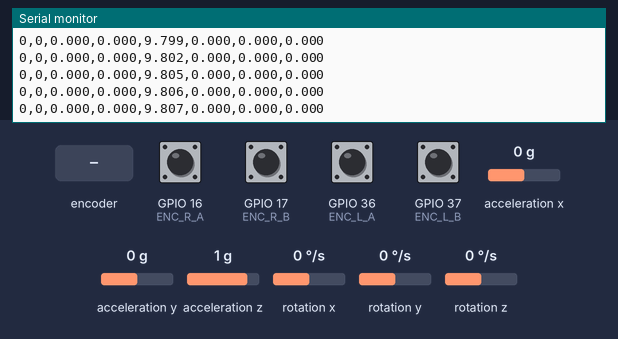
Simulated run of this sketch. Board: ESP32-S3. Shown: the last lines printed to the serial monitor. Wiring (inferred from the names in the program): MPU-6050 motion sensor at I2C address 0x68. Inputs (shaded band) come from the test bench; at power-on: GPIO 16 (ENC_R_A), GPIO 17 (ENC_R_B), GPIO 36 (ENC_L_A), GPIO 37 (ENC_L_B) HIGH, acceleration x 0 g, acceleration y 0 g, acceleration z 1 g, rotation x 0 °/s, rotation y 0 °/s, rotation z 0 °/s.

Above: at 1.2 s.
1.3 s: acceleration x set to -1.4 g
At 1.32 s:
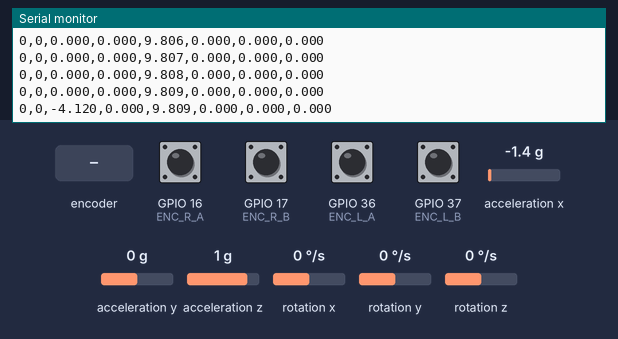
2.8 s: rotary encoder on GPIO 16 (ENC_R_A) / GPIO 37 (ENC_L_B) turned 1 step (first pin leading)
At 2.82 s:
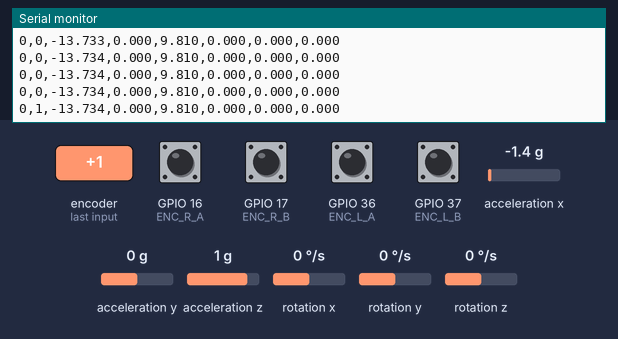
4.5 s: GPIO 17 (ENC_R_B) pulled LOW for 0.15 s
At 4.52 s:
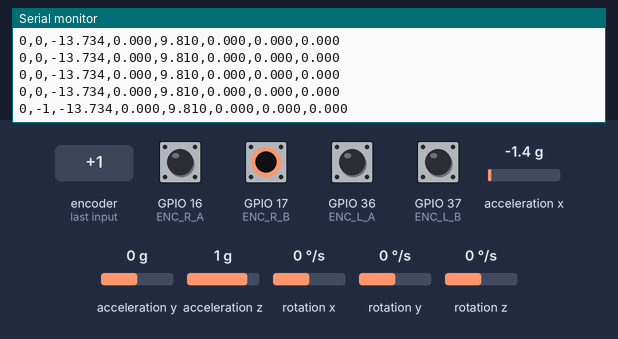
6.1 s: GPIO 36 (ENC_L_A) pulled LOW for 0.15 s
At 6.12 s:
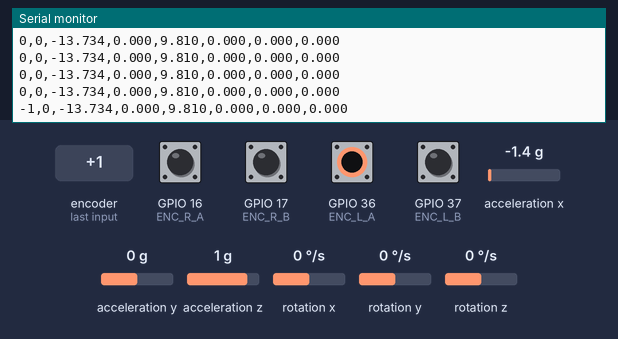
7.7 s: acceleration y set to -1.4 g
At 7.72 s:
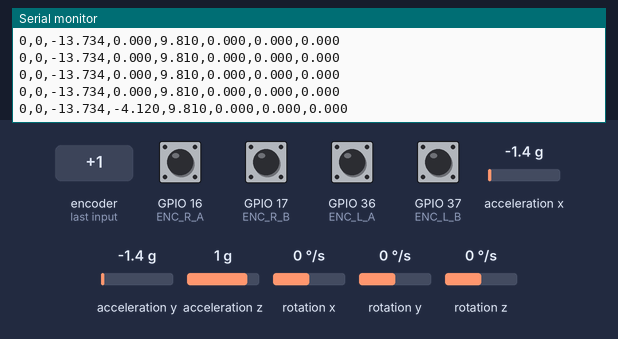
9.2 s: GPIO 17 (ENC_R_B) pulled LOW for 1 s
At 9.22 s:
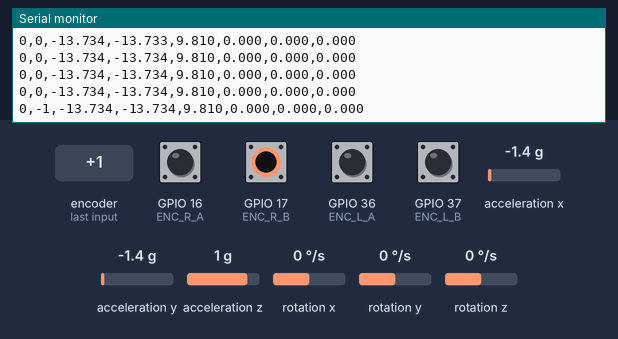
Timing chart, 0 to 12.2 s (numbered marks = the images above; inputs shaded):
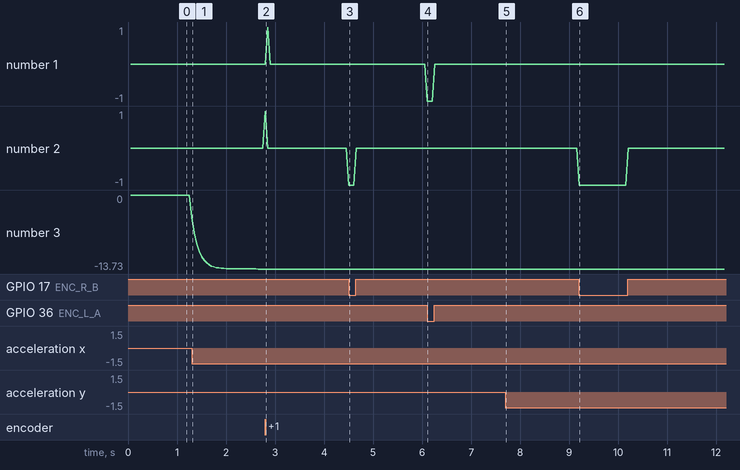

The sketch:

esp32_s3_robot_controller.ino
```cpp
// ==========================================================================
//  ESP32-S3  |  Hoverboard ESC (UART)  |  Quadrature Encoders  |  MPU6050
//  Combines: hoverboard UART protocol, full quadrature encoders,
//            speed ramp, MPU6050 IMU with low-pass filter,
//            500 ms safety timeout, 20 Hz ROS serial publish
// ==========================================================================

#include <Wire.h>
#include <HardwareSerial.h>

// ===================== HOVERBOARD UART =====================================
// UART1 on ESP32-S3
HardwareSerial HoverSerial(1);

#define HOVER_RX        20      // ESP32-S3 RX  ← Hoverboard TX
#define HOVER_TX        19      // ESP32-S3 TX  → Hoverboard RX
#define HOVER_BAUD      115200
#define SERIAL_BAUD     115200  // USB ↔ PC / ROS

#define START_FRAME     0xABCD
#define MAX_PWR         1000    // hoverboard power units  (-1000 … +1000)

// ===================== ENCODERS ============================================
// Left encoder  (quadrature – both channels)
#define ENC_L_A   36
#define ENC_L_B   37

// Right encoder (quadrature – both channels)
#define ENC_R_A   16
#define ENC_R_B   17

volatile long leftPos  = 0;
volatile long rightPos = 0;

// Ticks per full wheel revolution (gear-ratio-corrected, per wheel)
const long  TICKS_PER_REV_L = 875;
const long  TICKS_PER_REV_R = 798;

// Physical dimensions (metres)
const float WHEEL_RADIUS = 0.1f;   // 20 cm diameter → 1cm radius
const float WHEEL_BASE   = 0.60f;    // 60 cm between wheels

// ===================== MPU6050 =============================================
#define MPU6050_ADDR  0x68
#define ACCEL_XOUT_H  0x3B

// Low-pass filter coefficient (0 = ignore new sample, 1 = no filter)
float alpha = 0.3f;
float fax, fay, faz, fgx, fgy, fgz;   // filtered IMU values

// ===================== HOVERBOARD PROTOCOL STRUCTS ========================
struct __attribute__((packed)) SerialCommand {
  uint16_t start;
  int16_t  steer;
  int16_t  speed;
  uint16_t checksum;
};
SerialCommand Command;

struct __attribute__((packed)) SerialFeedback {
  uint16_t start;
  int16_t  cmd1;
  int16_t  cmd2;
  int16_t  speedR_meas;
  int16_t  speedL_meas;
  int16_t  batVoltage;
  int16_t  boardTemp;
  uint16_t cmdLed;
  uint16_t checksum;
};
SerialFeedback Feedback;
SerialFeedback NewFeedback;

// Hoverboard RX state machine
uint8_t  rxIdx        = 0;
uint16_t bufStartFrame = 0;
uint8_t *rxPtr;
uint8_t  inByte = 0, prevByte = 0;

// ===================== SPEED RAMP ==========================================
int16_t tgtL = 0, tgtR = 0;   // target power  (-MAX_PWR … +MAX_PWR)
int16_t curL = 0, curR = 0;   // current ramped power

const int16_t RAMP_STEP = 20; // max change per 20 ms tick

// ===================== TIMING ==============================================
const unsigned long SEND_INTERVAL_MS  = 20;   // 50 Hz  → hoverboard
const unsigned long PUBLISH_INTERVAL  = 50;   // 20 Hz  → ROS serial
const unsigned long CMD_TIMEOUT       = 500;  // ms before safety stop

unsigned long lastSendMs  = 0;
unsigned long lastPubMs   = 0;
unsigned long lastCmdMs   = 0;

// ==========================================================================
//  HELPERS
// ==========================================================================

static inline int16_t clampPwr(int32_t v) {
  if (v >  MAX_PWR) v =  MAX_PWR;
  if (v < -MAX_PWR) v = -MAX_PWR;
  return (int16_t)v;
}

// Send raw steer/speed to hoverboard over UART
void SendRaw(int16_t uSteer, int16_t uSpeed) {
  Command.start    = START_FRAME;
  Command.steer    = uSteer;
  Command.speed    = uSpeed;
  Command.checksum = Command.start ^ Command.steer ^ Command.speed;
  HoverSerial.write((uint8_t*)&Command, sizeof(Command));
}

// Convert independent Left/Right wheel power → hoverboard speed+steer
//   speed = (L + R) / 2
//   steer = (R - L) / 2
void SendLR(int16_t pwrL, int16_t pwrR) {
  int32_t speed = ((int32_t)pwrL + (int32_t)pwrR) / 2;
  int32_t steer = ((int32_t)pwrR - (int32_t)pwrL) / 2;
  SendRaw(clampPwr(steer), clampPwr(speed));
}

// ==========================================================================
//  SERIAL COMMAND PARSER  (from ROS / PC)
//  Protocol: "L,R\n"   values in range -250 … +250
//  Values are scaled from ±250 → ±MAX_PWR internally.
// ==========================================================================
void readSerial() {
  if (!Serial.available()) return;

  String cmd = Serial.readStringUntil('\n');
  cmd.trim();
  int comma = cmd.indexOf(',');
  if (comma < 0) return;

  int16_t cmdL = (int16_t)cmd.substring(0, comma).toInt();
  int16_t cmdR = (int16_t)cmd.substring(comma + 1).toInt();

  cmdL = constrain(cmdL, -250, 250);
  cmdR = constrain(cmdR, -250, 250);

  // Scale ±250 → ±MAX_PWR
  tgtL = clampPwr((long)cmdL * MAX_PWR / 250);
  tgtR = clampPwr((long)cmdR * MAX_PWR / 250);

  lastCmdMs = millis();
}

// ==========================================================================
//  HOVERBOARD FEEDBACK RECEIVER  (optional – enable in loop if needed)
// ==========================================================================
void Receive() {
  while (HoverSerial.available()) {
    inByte = HoverSerial.read();
    bufStartFrame = (uint16_t(inByte) << 8) | prevByte;

    if (bufStartFrame == START_FRAME) {
      rxPtr  = (uint8_t*)&NewFeedback;
      *rxPtr++ = prevByte;
      *rxPtr++ = inByte;
      rxIdx  = 2;
    } else if (rxIdx >= 2 && rxIdx < sizeof(SerialFeedback)) {
      *rxPtr++ = inByte;
      rxIdx++;
    }

    if (rxIdx == sizeof(SerialFeedback)) {
      uint16_t cs =
        NewFeedback.start    ^ NewFeedback.cmd1      ^ NewFeedback.cmd2   ^
        NewFeedback.speedR_meas ^ NewFeedback.speedL_meas ^
        NewFeedback.batVoltage  ^ NewFeedback.boardTemp   ^ NewFeedback.cmdLed;

      if (NewFeedback.start == START_FRAME && cs == NewFeedback.checksum) {
        Feedback = NewFeedback;
      }
      rxIdx = 0;
    }
    prevByte = inByte;
  }
}

// ==========================================================================
//  MPU6050
// ==========================================================================
void writeMPU(byte reg, byte data) {
  Wire.beginTransmission(MPU6050_ADDR);
  Wire.write(reg);
  Wire.write(data);
  Wire.endTransmission();
}

void readIMU(float &ax, float &ay, float &az,
             float &gx, float &gy, float &gz) {
  Wire.beginTransmission(MPU6050_ADDR);
  Wire.write(ACCEL_XOUT_H);
  Wire.endTransmission(false);
  Wire.requestFrom(MPU6050_ADDR, 14, true);

  int16_t axr = Wire.read() << 8 | Wire.read();
  int16_t ayr = Wire.read() << 8 | Wire.read();
  int16_t azr = Wire.read() << 8 | Wire.read();
  Wire.read(); Wire.read();                        // skip temperature bytes
  int16_t gxr = Wire.read() << 8 | Wire.read();
  int16_t gyr = Wire.read() << 8 | Wire.read();
  int16_t gzr = Wire.read() << 8 | Wire.read();

  // Convert raw → SI units
  ax = (axr / 16384.0f) * 9.81f;   // m/s²
  ay = (ayr / 16384.0f) * 9.81f;
  az = (azr / 16384.0f) * 9.81f;
  gx = (gxr / 131.0f) * (PI / 180.0f);  // rad/s
  gy = (gyr / 131.0f) * (PI / 180.0f);
  gz = (gzr / 131.0f) * (PI / 180.0f);

  // First-order low-pass filter
  fax = alpha * ax + (1.0f - alpha) * fax;
  fay = alpha * ay + (1.0f - alpha) * fay;
  faz = alpha * az + (1.0f - alpha) * faz;
  fgx = alpha * gx + (1.0f - alpha) * fgx;
  fgy = alpha * gy + (1.0f - alpha) * fgy;
  fgz = alpha * gz + (1.0f - alpha) * fgz;
}

// ==========================================================================
//  PUBLISH  (20 Hz → ROS bridge)
//  Format:  enc_left,enc_right,ax,ay,az,gx,gy,gz
// ==========================================================================
void publishSensorData() {
  float ax, ay, az, gx, gy, gz;
  readIMU(ax, ay, az, gx, gy, gz);

  // FIX: Snapshot encoder counts atomically to avoid race with ISRs
  noInterrupts();
  long e1 = leftPos;
  long e2 = rightPos;
  interrupts();

  Serial.printf("%ld,%ld,%.3f,%.3f,%.3f,%.3f,%.3f,%.3f\n",
                e1, e2, fax, fay, faz, fgx, fgy, fgz);
}

// ==========================================================================
//  ENCODER ISRs  –  full quadrature (both A and B channels)
//
//  FIX: The right-wheel encoder is mechanically mirrored relative to the
//       left (the motor shaft rotates in the opposite direction for forward
//       motion). Negate the right-encoder tick direction so that BOTH
//       encoders count POSITIVE when the robot moves FORWARD.
//       Without this fix the odometry sees d_left > 0 and d_right < 0
//       during straight-line travel, which computes a non-zero d_theta
//       and causes the ghost rotation seen in RViz.
// ==========================================================================

// Left – channel A triggers
void IRAM_ATTR onLeftA() {
  bool A = digitalRead(ENC_L_A);
  bool B = digitalRead(ENC_L_B);
  leftPos += (A == B) ? 1 : -1;
}

// Left – channel B triggers
void IRAM_ATTR onLeftB() {
  bool A = digitalRead(ENC_L_A);
  bool B = digitalRead(ENC_L_B);
  leftPos += (A != B) ? 1 : -1;
}

// Right – channel A triggers  (sign NEGATED relative to left)
void IRAM_ATTR onRightA() {
  bool A = digitalRead(ENC_R_A);
  bool B = digitalRead(ENC_R_B);
  rightPos += (A == B) ? -1 : 1;   // FIX: inverted for mirrored mounting
}

// Right – channel B triggers  (sign NEGATED relative to left)
void IRAM_ATTR onRightB() {
  bool A = digitalRead(ENC_R_A);
  bool B = digitalRead(ENC_R_B);
  rightPos += (A != B) ? -1 : 1;   // FIX: inverted for mirrored mounting
}

// ==========================================================================
//  SETUP
// ==========================================================================
void setup() {
  // USB serial  (→ PC / ROS)
  Serial.begin(SERIAL_BAUD);
  Serial.setTimeout(10);

  // Hoverboard UART
  HoverSerial.begin(HOVER_BAUD, SERIAL_8N1, HOVER_RX, HOVER_TX);

  // Encoders – full quadrature on both channels
  pinMode(ENC_L_A, INPUT_PULLUP);
  pinMode(ENC_L_B, INPUT_PULLUP);
  pinMode(ENC_R_A, INPUT_PULLUP);
  pinMode(ENC_R_B, INPUT_PULLUP);

  attachInterrupt(digitalPinToInterrupt(ENC_L_A), onLeftA,  CHANGE);
  attachInterrupt(digitalPinToInterrupt(ENC_L_B), onLeftB,  CHANGE);
  attachInterrupt(digitalPinToInterrupt(ENC_R_A), onRightA, CHANGE);
  attachInterrupt(digitalPinToInterrupt(ENC_R_B), onRightB, CHANGE);

  leftPos  = 0;
  rightPos = 0;

  // I2C + MPU6050
  Wire.begin();
  writeMPU(0x6B, 0x00);  // wake up
  writeMPU(0x1B, 0x00);  // gyro  ±250 dps
  writeMPU(0x1C, 0x00);  // accel ±2 g
  writeMPU(0x1A, 0x03);  // DLPF  ~44 Hz

  lastCmdMs = millis();

  Serial.println("[ESP32-S3] Hoverboard + Encoders + IMU READY");
  Serial.println("CMD format: L,R  (range -250 to 250)");
}

// ==========================================================================
//  LOOP
// ==========================================================================
void loop() {

  // 1. Parse incoming ROS command
  readSerial();

  // 2. Safety timeout – stop if no command received recently
  if (millis() - lastCmdMs > CMD_TIMEOUT) {
    tgtL = 0;
    tgtR = 0;
  }

  unsigned long now = millis();

  // 3. Send ramped command to hoverboard at 50 Hz
  if (now - lastSendMs >= SEND_INTERVAL_MS) {
    lastSendMs = now;

    // Ramp curL toward tgtL
    int16_t dL = tgtL - curL;
    dL = constrain(dL, -RAMP_STEP, RAMP_STEP);
    curL += dL;

    // Ramp curR toward tgtR
    int16_t dR = tgtR - curR;
    dR = constrain(dR, -RAMP_STEP, RAMP_STEP);
    curR += dR;

    SendLR(curL, curR);
  }

  // 4. Publish encoder + IMU data to ROS at 20 Hz
  if (now - lastPubMs >= PUBLISH_INTERVAL) {
    lastPubMs = now;
    publishSensorData();
  }

  // 5. (Optional) read hoverboard feedback – uncomment to enable
  // Receive();
}
```

Measured:
- after the input at 1.3 s, the serial monitor: prints a new line at once (image 1)
- after the input at 2.8 s, the serial monitor: prints a new line at once (image 2)
- after the input at 4.5 s, the serial monitor: prints a new line at once (image 3)
- after the input at 6.1 s, the serial monitor: prints a new line at once (image 4)
- after the input at 7.7 s, the serial monitor: prints a new line at once (image 5)
- after the input at 9.2 s, the serial monitor: prints a new line at once (image 6)
- plotted number 3: 0 → -13.73 after the input at 1.3 s
